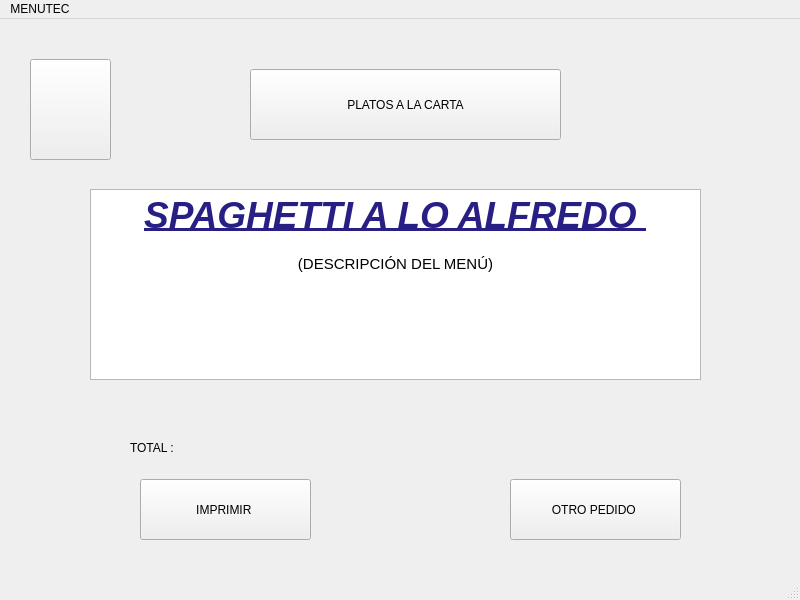
<?xml version="1.0" encoding="UTF-8"?>
<ui version="4.0">
 <class>pc3Window</class>
 <widget class="QMainWindow" name="pc3Window">
  <property name="geometry">
   <rect>
    <x>0</x>
    <y>0</y>
    <width>800</width>
    <height>600</height>
   </rect>
  </property>
  <property name="windowTitle">
   <string>MainWindow</string>
  </property>
  <widget class="QWidget" name="centralwidget">
   <widget class="QLabel" name="label">
    <property name="geometry">
     <rect>
      <x>130</x>
      <y>420</y>
      <width>68</width>
      <height>17</height>
     </rect>
    </property>
    <property name="text">
     <string>TOTAL : </string>
    </property>
   </widget>
   <widget class="QPushButton" name="pushButton_2">
    <property name="geometry">
     <rect>
      <x>30</x>
      <y>40</y>
      <width>81</width>
      <height>101</height>
     </rect>
    </property>
    <property name="text">
     <string/>
    </property>
    <property name="icon">
     <iconset>
      <normaloff>flecha-hacia-la-izquierda-antes-de-icono-4330-128.png</normaloff>flecha-hacia-la-izquierda-antes-de-icono-4330-128.png</iconset>
    </property>
    <property name="iconSize">
     <size>
      <width>100</width>
      <height>100</height>
     </size>
    </property>
   </widget>
   <widget class="QPushButton" name="pushButton_4">
    <property name="geometry">
     <rect>
      <x>510</x>
      <y>460</y>
      <width>171</width>
      <height>61</height>
     </rect>
    </property>
    <property name="text">
     <string>OTRO PEDIDO </string>
    </property>
   </widget>
   <widget class="QTextEdit" name="textEdit">
    <property name="geometry">
     <rect>
      <x>90</x>
      <y>170</y>
      <width>611</width>
      <height>191</height>
     </rect>
    </property>
    <property name="html">
     <string>&lt;!DOCTYPE HTML PUBLIC &quot;-//W3C//DTD HTML 4.0//EN&quot; &quot;http://www.w3.org/TR/REC-html40/strict.dtd&quot;&gt;
&lt;html&gt;&lt;head&gt;&lt;meta name=&quot;qrichtext&quot; content=&quot;1&quot; /&gt;&lt;style type=&quot;text/css&quot;&gt;
p, li { white-space: pre-wrap; }
&lt;/style&gt;&lt;/head&gt;&lt;body style=&quot; font-family:'Ubuntu'; font-size:11pt; font-weight:400; font-style:normal;&quot;&gt;
&lt;p align=&quot;center&quot; style=&quot; margin-top:0px; margin-bottom:0px; margin-left:0px; margin-right:0px; -qt-block-indent:0; text-indent:0px;&quot;&gt;&lt;span style=&quot; font-size:28pt; font-weight:600; font-style:italic; text-decoration: underline; color:#281f84;&quot;&gt;SPAGHETTI A LO ALFREDO &lt;/span&gt;&lt;/p&gt;
&lt;p align=&quot;center&quot; style=&quot;-qt-paragraph-type:empty; margin-top:0px; margin-bottom:0px; margin-left:0px; margin-right:0px; -qt-block-indent:0; text-indent:0px; font-weight:600; font-style:italic; text-decoration: underline;&quot;&gt;&lt;br /&gt;&lt;/p&gt;
&lt;p align=&quot;center&quot; style=&quot; margin-top:0px; margin-bottom:0px; margin-left:0px; margin-right:0px; -qt-block-indent:0; text-indent:0px;&quot;&gt;(DESCRIPCIÓN DEL MENÚ)&lt;/p&gt;&lt;/body&gt;&lt;/html&gt;</string>
    </property>
   </widget>
   <widget class="QPushButton" name="pushButton">
    <property name="geometry">
     <rect>
      <x>250</x>
      <y>50</y>
      <width>311</width>
      <height>71</height>
     </rect>
    </property>
    <property name="text">
     <string>PLATOS A LA CARTA</string>
    </property>
    <property name="icon">
     <iconset>
      <normaloff>UTEC.png</normaloff>UTEC.png</iconset>
    </property>
   </widget>
   <widget class="QPushButton" name="pushButton_3">
    <property name="geometry">
     <rect>
      <x>140</x>
      <y>460</y>
      <width>171</width>
      <height>61</height>
     </rect>
    </property>
    <property name="text">
     <string>IMPRIMIR </string>
    </property>
   </widget>
  </widget>
  <widget class="QMenuBar" name="menubar">
   <property name="geometry">
    <rect>
     <x>0</x>
     <y>0</y>
     <width>800</width>
     <height>25</height>
    </rect>
   </property>
   <widget class="QMenu" name="menuMENUTEC">
    <property name="title">
     <string>MENUTEC</string>
    </property>
   </widget>
   <addaction name="menuMENUTEC"/>
  </widget>
  <widget class="QStatusBar" name="statusbar"/>
 </widget>
 <resources/>
 <connections/>
</ui>
